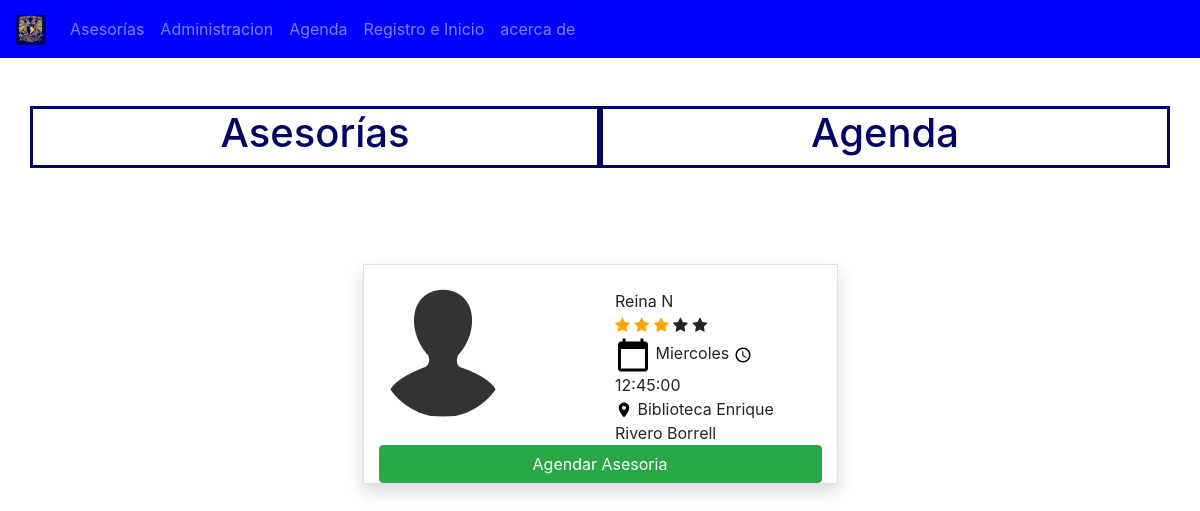
The app's page /source/tabla_asesores.php?nomMat=Ecuaciones Diferenciales with its own data.
### tables this page shows
CREATE TABLE `sesiones` (
  `id_sesion` int(80) NOT NULL,
  `dia_semana` varchar(200) NOT NULL,
  `horario_sesion` time NOT NULL,
  `lugar_sesion` varchar(200) NOT NULL,
  `id_asesor` int(80) NOT NULL,
  `id_clase` int(80) NOT NULL
);

CREATE TABLE `asesor` (
  `id_asesor` int(80) NOT NULL,
  `nombre_asesor` varchar(200) NOT NULL,
  `celular_asesor` varchar(80) NOT NULL,
  `correo_asesor` varchar(200) NOT NULL,
  `carrera_asesor` varchar(200) NOT NULL,
  `semestre_asesor` int(80) NOT NULL,
  `contrasena_asesor` varchar(255) NOT NULL
);

### source/tabla_asesores.php (the view, shortened to what this page needs)
<!DOCTYPE html>
<html>
    <head>
        <link rel="stylesheet" type="text/css" href="../css/bootstrap.css">
        <link rel="stylesheet" type="text/css" href="../css_javerim/javerim_style.css">
        <link rel="stylesheet" href="https://cdnjs.cloudflare.com/ajax/libs/font-awesome/4.7.0/css/font-awesome.min.css">
    </head>
    <body>
        <nav class="navbar navbar-expand-lg navbar-dark bg-jav">
          <a class="navbar-brand" href="#">
            <img src="../img/iconos/unam.jpg" width="30" height="30" alt="">
          </a>
          <div class="collapse navbar-collapse" id="opciones">
            <ul class="navbar-nav">
              <li class="nav-item">
                <a class="nav-link " href="ver_asesorias.php">Asesorías</a>
              </li>
              <li class="nav-item">
                <a class="nav-link" href="Administracion.php">Administracion</a>
              </li>
              <li class="nav-item">
                <a class="nav-link" href="agenda.php">Agenda</a>
              </li>
              <li class="nav-item">
                <a class="nav-link" href="form.php">Registro e Inicio</a>
              </li>
              <li>
                <a class="nav-link" href="#">acerca de</a>
              </li>
            </ul>
          </div>
        </nav>
            <br><br>
            <div class="container">
                <div class="row">
                    <div class="col-6 titulo-nac text-center">
                        <a href="ver_asesorias.php"><h1 class="text-nac">Asesorías</h1></a>
                    </div>
                    <div class="col-6 titulo-nac text-center">
                        <a href="agenda.php"><h1 class="text-nac">Agenda</h1></a>
                    </div>
                </div>
            </div>
            <br><br>
            <div class="container-fluid">
        <?php
            $nombreMat = $_GET['nomMat'];
            $servername = "localhost";
            $username = "root";
            $password = "";
            $dbname = "javerim";
            try {
            $conn = new PDO("mysql:host=$servername;dbname=$dbname", $username, $password);
            $conn->setAttribute(PDO::ATTR_ERRMODE, PDO::ERRMODE_EXCEPTION);
            $stmt = $conn->prepare("SELECT asesor.id_asesor, asesor.nombre_asesor, clase.nombre_asig, clase.Tema_asig, sesiones.dia_semana, sesiones.horario_sesion, sesiones.lugar_sesion FROM `sesiones` INNER JOIN asesor ON sesiones.id_asesor=asesor.id_asesor INNER JOIN clase ON sesiones.id_clase= clase.id_asig WHERE clase.nombre_asig ='$nombreMat'");
            $stmt->execute();
            $resultado =$stmt->fetchAll();
            }
            catch(PDOException $e) {
                echo "Error: " . $e->getMessage();
            }
            ?>
            <div class="container">
                <div class="row justify-content-around">
                    <?php foreach ($resultado as $dato): ?>
                    <div class="col-md-5 mt-5 border shadow">
                        <br>
                        <div class="row justify-content-between">
                            <div class="col-4">
                                <img src="../img/iconos/contacts_3695.ico" class="rounded-circle" alt="photo">
                            </div>
                            <div class="col-6">
                                <b> </b> <?php echo $dato['nombre_asesor'] ?> <br>
                                <span class="fa fa-star checked"></span>
                                <span class="fa fa-star checked"></span>
                                <span class="fa fa-star checked"></span>
                                <span class="fa fa-star"></span>
                                <span class="fa fa-star"></span> <br>
                                <img src="../img/iconos/1x/baseline_calendar_today_black_18dp.png" alt="calendar">
                                <b> </b> <?php echo $dato['dia_semana'] ?>
                                <img src="../img/iconos/1x/baseline_query_builder_black_18dp.png" alt="calendar">
                                <b> </b> <?php echo $dato['horario_sesion'] ?> <br>
                                <img src="../img/iconos/1x/baseline_location_on_black_18dp.png" alt="calendar">
                                <b> </b> <?php echo $dato['lugar_sesion'] ?> <br>
                            </div>
                            <div class="col-12">
                                <button type='submit' class='btn btn-success btn-block' data-toggle="modal" data-target="#diag_conf"
                                    onclick="verDatos('<?php echo $dato['id_asesor']?>','<?php echo $dato['nombre_asesor']?>','<?php echo $dato['dia_semana'] ?>','<?php echo $dato['horario_sesion']?>','<?php echo $dato['lugar_sesion'] ?>')">
                                    Agendar Asesoria
                                </button>
                            </div>
                        </div>
                    </div>
                    <?php endforeach ?>
                </div>
                <br>
            </div>
    </body>
</html>

### css_javerim/javerim_style.css (style rules this page uses)
.bg-jav { text-aling: right; background-color: blue; }
.text-nac { color: rgb(3, 3, 100); }
.titulo-nac { border-style: solid; border-color: rgb(3, 3, 100); }
a:link { text-decoration: none; }
.checked { color: orange; }

### records on screen
sesiones: id_asesor.nombre_asesor "Reina N", dia_semana "Miercoles", horario_sesion "12:45:00", lugar_sesion "Biblioteca Enrique Rivero Borrell"
